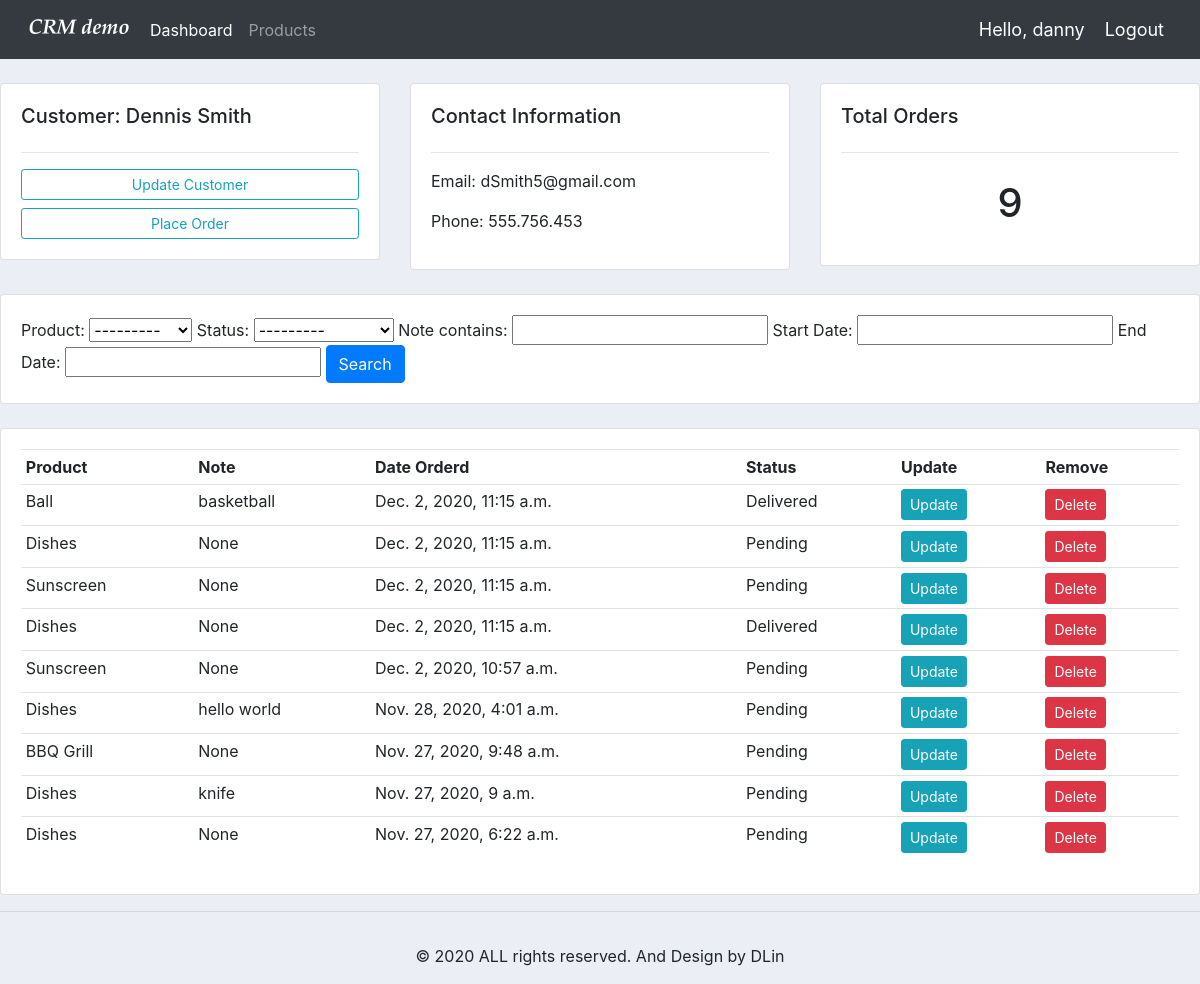
The app's page /customer/1/ (signed in) with its own data.
### accounts/models.py (models this page shows, shortened)
class Customer(models.Model):
	user = models.OneToOneField(User, null=True, blank=True, on_delete=models.CASCADE)
	name = models.CharField(max_length=200, null=True)
	phone = models.CharField(max_length=200, null=True)
	email = models.CharField(max_length=200, null=True)
	profile_pic = models.ImageField(default="profile1.png", null=True, blank=True)
	date_created = models.DateTimeField(auto_now_add=True, null=True)

class Order(models.Model):
	STATUS = (
		('Pending', 'Pending'),
		('Out for delivery', 'Out for delivery'),
		('Delivered', 'Delivered'),
		)
	customer = models.ForeignKey(Customer, null=True, on_delete= models.SET_NULL)
	product = models.ForeignKey(Product, null=True, on_delete= models.SET_NULL)
	date_created = models.DateTimeField(auto_now_add=True, null=True)
	status = models.CharField(max_length=200, null=True, choices=STATUS)
	note = models.CharField(max_length=1000, null=True)

class Product(models.Model):
	CATEGORY = (
		('Indoor', 'Indoor'),
		('Out Door', 'Out Door'),
		)
	name = models.CharField(max_length=200, null=True)
	price = models.FloatField(null=True)
	category = models.CharField(max_length=200, null=True, choices=CATEGORY)
	description = models.CharField(max_length=200, null=True, blank=True)
	date_created = models.DateTimeField(auto_now_add=True, null=True)
	tags = models.ManyToManyField(Tag)
	def __str__(self):
		return str(self.name)

### accounts/decorators.py (the view)
		def wrapper_func(request, *args, **kwargs):
			group = None
			if request.user.groups.exists():
				group = request.user.groups.all()[0].name
			if group in allowed_roles:
				return view_func(request, *args, **kwargs)
			else:
				return HttpResponse('You are not authorized to view this page')

### accounts/views.py (called while the page is built)
@login_required(login_url='login')
@allowed_users(allowed_roles=['admin'])
def customer(request, pk):
	customer = Customer.objects.get(id=pk)
	orders = customer.order_set.all().order_by('-date_created')
	order_count = orders.count()
	myFilter = OrderFilter(request.GET, queryset=orders)
	orders = myFilter.qs
	context = {
			'customer': customer,
			'orders': orders,
			'order_count': order_count,
			'myFilter': myFilter
			}
	return render(request, 'accounts/customer.html', context)

### accounts/templates/accounts/customer.html
{% extends 'accounts/main.html' %}
{% block content %}
<br>
<div class="row">
	<div class="col-md">
		<div class="card card-body">
			<h5>Customer: {{ customer.name }}</h5>
			<hr>
			<a class="btn btn-outline-info  btn-sm btn-block" href="">Update Customer</a>
			<a class="btn btn-outline-info  btn-sm btn-block" href="{% url 'create_order' customer.id %}">Place Order</a>
		</div>
	</div>
	<div class="col-md">
		<div class="card card-body">
			<h5>Contact Information</h5>
			<hr>
			<p>Email: {{ customer.email }}</p>
			<p>Phone: {{ customer.phone }}</p>
		</div>
	</div>
	<div class="col-md">
		<div class="card card-body">
			<h5>Total Orders</h5>
			<hr>
			<h1 style="text-align: center;padding: 10px">{{ order_count }}</h1>
		</div>
	</div>
</div>
<br>
<div class="row">
	<div class="col">
		<div class="card card-body">
			<form method="get">
				{{ myFilter.form.product.label }}: {{ myFilter.form.product }}
				{{ myFilter.form.status.label }}: {{ myFilter.form.status }}
				{{ myFilter.form.note.label }}: {{ myFilter.form.note }}
				Start Date: {{ myFilter.form.start_date }}
				End Date: {{ myFilter.form.end_date }}
		    <button class="btn btn-primary" type="submit">Search</button>
		  </form>
		</div>
	</div>
</div>
<br>
<div class="row">
	<div class="col-md">
		<div class="card card-body">
			<table class="table table-sm">
				<tr>
					<th>Product</th>
					<th>Note</th>
					<th>Date Orderd</th>
					<th>Status</th>
					<th>Update</th>
					<th>Remove</th>
				</tr>
				{% for order in orders %}
					<tr>
						<td>{{ order.product }}</td>
						<td>{{ order.note }}</td>
						<td>{{ order.date_created }}</td>
						<td>{{ order.status }}</td>
						<td><a class="btn btn-sm btn-info" href="{% url 'update_order' order.id %}">Update</a></td>
						<td><a class="btn btn-sm btn-danger" href="{% url 'delete_order' order.id %}">Delete</a></td>
					</tr>
				{% endfor %}
			</table>
		</div>
	</div>
</div>
{% endblock %}

### accounts/templates/accounts/navbar.html (shortened to what this page needs)
{% load static %}
<nav class="navbar navbar-expand-lg navbar-dark bg-dark">
  <img src="{% static 'images/logo.png' %}">
  <div class="collapse navbar-collapse" id="navbarNav">
    <ul class="navbar-nav">
      {% if request.user.is_staff %}
      <li class="nav-item active">
        <a class="nav-link" href="{% url 'home' %}">Dashboard</a>
      </li>
      <li class="nav-item">
        <a class="nav-link" href="{% url 'products' %}">Products</a>
      </li>
      {% else %}
      <li class="nav-item">
        <a class="nav-link" href="{% url 'account' %}">Settings</a>
      </li>
      {% endif %}
    </ul>
  </div>
  <span class="hello-msg">Hello, {{request.user}}</span>
  <span><a class="hello-msg" href="{% url 'logout' %}">Logout</a></span>
</nav>

### static/css/main.css (style rules this page uses)
body { background-color: #ebeff5; }

### accounts/templates/accounts/navbar.html (style rules this page uses)
.hello-msg { font-size: 18px; color: #fff; margin-right: 20px; }

### records on screen
Customer: name "Dennis Smith", email "dSmith5@gmail.com", phone "555.756.453"
Order: product "Ball", note "basketball", date_created "Dec. 2, 2020, 11:15 a.m.", status "Delivered"
Order: product "Dishes", note "None", date_created "Dec. 2, 2020, 11:15 a.m.", status "Pending"
Order: product "Sunscreen", note "None", date_created "Dec. 2, 2020, 11:15 a.m.", status "Pending"
Order: product "Dishes", note "None", date_created "Dec. 2, 2020, 11:15 a.m.", status "Delivered"
Order: product "Sunscreen", note "None", date_created "Dec. 2, 2020, 10:57 a.m.", status "Pending"
Order: product "Dishes", note "hello world", date_created "Nov. 28, 2020, 4:01 a.m.", status "Pending"
Order: product "BBQ Grill", note "None", date_created "Nov. 27, 2020, 9:48 a.m.", status "Pending"
Order: product "Dishes", note "knife", date_created "Nov. 27, 2020, 9 a.m.", status "Pending"
Order: product "Dishes", note "None", date_created "Nov. 27, 2020, 6:22 a.m.", status "Pending"

### other values on screen
{{ request.user }} "danny"
{{ order_count }} "9"
{{ myFilter.form.product.label }} "Product"
{{ myFilter.form.status.label }} "Status"
{{ myFilter.form.note.label }} "Note contains"
